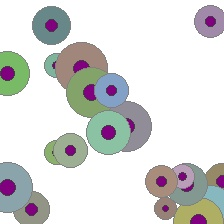
#> input picture test_images/sample.jpg, 224 x 224 px
$ python -i cell_segmentation.py   (imports and definitions only)
#> lines starting #> are read from the running program, lines starting #| are printed output that depends on the picture; after the words box and inside, x2 and y2 are one past the last pixel; in counts of white or black regions, pixels touching at a corner belong together
import cv2
import numpy as np
from typing import List, Tuple, Optional
from dataclasses import dataclass
from sklearn.cluster import KMeans

@dataclass
class CellRegion:
    bbox: Tuple[int, int, int, int]  # x, y, width, height
    contour: np.ndarray
    area: float
    circularity: float
    mean_intensity: float
    mask: Optional[np.ndarray] = None

class CellSegmenter:
    def __init__(self):
        self.min_cell_size = 100  # minimum cell area in pixels
        self.max_cell_size = 5000  # maximum cell area in pixels

    def preprocess_image(self, image: np.ndarray, mask: Optional[np.ndarray] = None) -> np.ndarray:
        """Preprocess image for cell segmentation with optional mask"""
        # Apply mask if provided
        if mask is not None:
            if len(mask.shape) == 2:
                mask = mask[:, :, np.newaxis]
            image = cv2.bitwise_and(image, image, mask=mask)

        # Convert to LAB color space
        lab = cv2.cvtColor(image, cv2.COLOR_RGB2LAB)
#> lab: shape (224, 224, 3); mean of channels 0, 1, 2 219.1, 127.6, 128.9

        # Split channels
        l, a, b = cv2.split(lab)
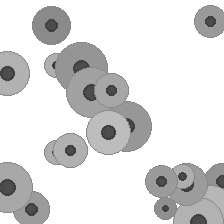
#> l: shape (224, 224); min 51, max 255, mean 219.1
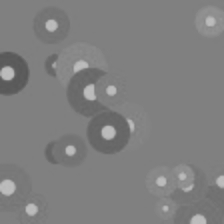
#> a: shape (224, 224); min 88, max 191, mean 127.6
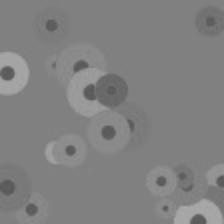
#> b: shape (224, 224); min 87, max 171, mean 128.9

        # Apply CLAHE to L channel
        clahe = cv2.createCLAHE(clipLimit=2.0, tileGridSize=(8,8))
        l = clahe.apply(l)

        # Merge channels back
        enhanced = cv2.merge([l, a, b])
#> enhanced: shape (224, 224, 3); mean of channels 0, 1, 2 221.2, 127.6, 128.9
        enhanced = cv2.cvtColor(enhanced, cv2.COLOR_LAB2RGB)

        return enhanced

    def color_segmentation(self, image: np.ndarray, mask: Optional[np.ndarray] = None) -> np.ndarray:
        """Segment cells based on color using K-means clustering"""
        # Apply mask if provided
        if mask is not None:
            image = cv2.bitwise_and(image, image, mask=mask)

        # Reshape image for K-means
        pixels = image.reshape((-1, 3))
        pixels = np.float32(pixels)

        # Apply K-means
        k = 3  # number of clusters
        criteria = (cv2.TERM_CRITERIA_EPS + cv2.TERM_CRITERIA_MAX_ITER, 100, 0.2)
        _, labels, centers = cv2.kmeans(pixels, k, None, criteria, 10, cv2.KMEANS_RANDOM_CENTERS)
#> centers = [[150.1, 163.7, 148.5], [254.6, 254.7, 254.6], [106.2, 18.27, 104.9]]

        # Convert back to uint8
        centers = np.uint8(centers)
#> centers = [[150, 163, 148], [254, 254, 254], [106, 18, 104]]
        segmented = centers[labels.flatten()]
        segmented = segmented.reshape(image.shape)

        return segmented

    def detect_cells(self, image: np.ndarray, mask: Optional[np.ndarray] = None) -> List[CellRegion]:
        """Detect and segment individual cells with optional mask"""
        # Preprocess image
        preprocessed = self.preprocess_image(image, mask)

        # If mask is provided, use it directly for cell detection
        if mask is not None:
            binary = mask
        else:
            # Color segmentation
            segmented = self.color_segmentation(preprocessed)

            # Convert to grayscale
            gray = cv2.cvtColor(segmented, cv2.COLOR_RGB2GRAY)
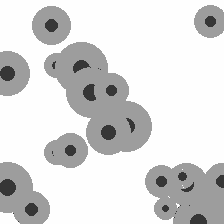
#> gray: shape (224, 224); min 54, max 254, mean 216.8

            # Threshold
            _, binary = cv2.threshold(gray, 0, 255, cv2.THRESH_BINARY + cv2.THRESH_OTSU)
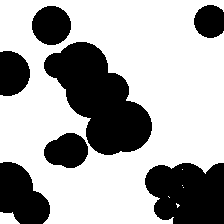
#> binary: shape (224, 224); 65.8% white; 7 black regions, largest, box (x1, y1, x2, y2) and area: (44, 42, 152, 155) 6606, (145, 163, 224, 224) 4100, (0, 162, 50, 224) 2175

            # Morphological operations
            kernel = np.ones((3,3), np.uint8)
            binary = cv2.morphologyEx(binary, cv2.MORPH_OPEN, kernel, iterations=2)
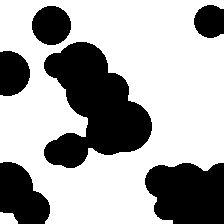
#> binary: shape (224, 224); 65.6% white; 6 black regions
            binary = cv2.morphologyEx(binary, cv2.MORPH_CLOSE, kernel, iterations=2)

        # Find contours
        contours, _ = cv2.findContours(binary, cv2.RETR_EXTERNAL, cv2.CHAIN_APPROX_SIMPLE)
#> contours = 2 contours; box (x1, y1, x2, y2) and area: (0, 0, 224, 224) 41248, (0, 212, 18, 224) 149

        # Filter and analyze cell regions
        cell_regions = []
        for contour in contours:
            area = cv2.contourArea(contour)

            # Filter by size
            if self.min_cell_size <= area <= self.max_cell_size:
                # Calculate circularity
                perimeter = cv2.arcLength(contour, True)
                circularity = 4 * np.pi * area / (perimeter * perimeter) if perimeter > 0 else 0

                # Get bounding box
                x, y, w, h = cv2.boundingRect(contour)

                # Create cell mask
                cell_mask = np.zeros(binary.shape, np.uint8)
                cv2.drawContours(cell_mask, [contour], -1, 255, -1)

                # Calculate mean intensity in the original image
                mean_intensity = cv2.mean(cv2.cvtColor(image, cv2.COLOR_RGB2GRAY), mask=cell_mask)[0]

                cell_regions.append(CellRegion(
                    bbox=(x, y, w, h),
                    contour=contour,
                    area=area,
                    circularity=circularity,
                    mean_intensity=mean_intensity,
                    mask=cell_mask
                ))
#> this loop made 2 passes
#> (area, perimeter, circularity, x, y, w, h, mean_intensity) on pass 1: (149, 52.49, 0.68, 0, 212, 18, 12, 254.3)
#> area on pass 2: 41247.5
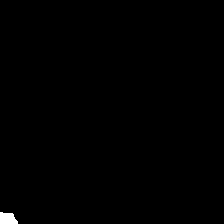
#> cell_mask: shape (224, 224); 0.35% white; 1 white region, box (x1, y1, x2, y2) and area: (0, 212, 18, 224) 175
#> after the loop, cell_regions = 1 item

        return cell_regions

    def extract_cell_features(self, image: np.ndarray, region: CellRegion) -> np.ndarray:
        """Extract features from a cell region"""
        # Extract cell using mask
        if region.mask is not None:
            cell = cv2.bitwise_and(image, image, mask=region.mask)
        else:
            x, y, w, h = region.bbox
            cell = image[y:y+h, x:x+w]

        # Resize to standard size
        cell = cv2.resize(cell, (64, 64))

        return cell

>>> import cv2
>>> picture = cv2.cvtColor(cv2.imread('../../test_images/sample.jpg'), cv2.COLOR_BGR2RGB)
>>> result = CellSegmenter().detect_cells(picture)
#> result = 1 item
